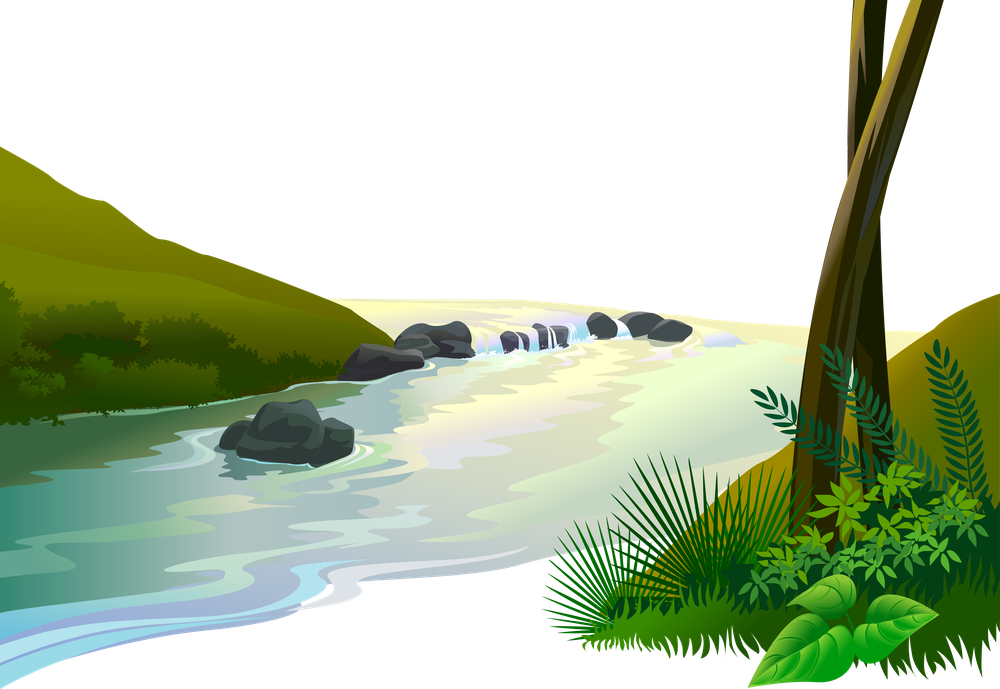
#> input picture img.png, 1000 x 689 px, shrunk from 4297 x 2959 before the run
$ python main.py
#> lines starting #> are read from the running program, lines starting #| are printed output that depends on the picture
from PIL import Image, ImageFilter, ImageOps

img = Image.open('img.png')
#> img is the input picture: PIL image 1000x689 RGBA; mean R, G, B, A 62.3, 77.8, 50.1, 134.7

# [61 lines left out: functions crop_image, rotate_image, blur_image, sharpen_image, contour_image, detail_image and 4 more, not called in this run]

def green_image():
	global img
	green_image = img
	for x in range(img.size[0]):
		for y in range(img.size[1]):
			rgb = img.getpixel((x, y))
			green = 255
			green_image.putpixel((x, y), (rgb[0], green, rgb[2]))
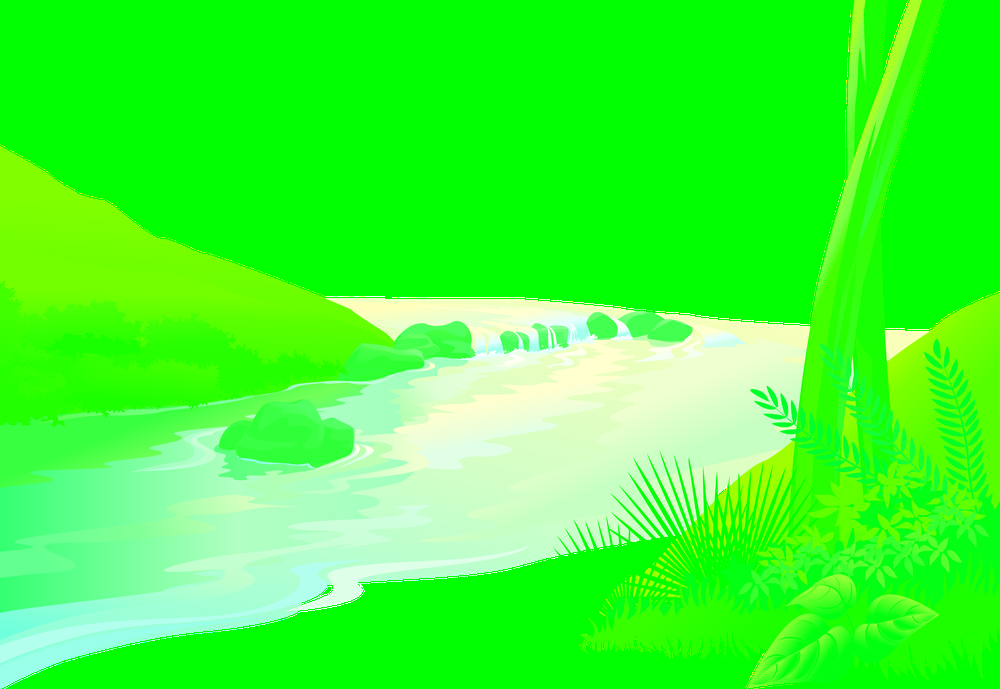
#> green_image: PIL image 1000x689 RGBA; mean R, G, B, A 62.3, 255, 50.1, 255

	green_image.save('image_green.png')

# [4 lines left out: function random_image, not called in this run]

# [9 lines of commented-out code are left out]
green_image()
